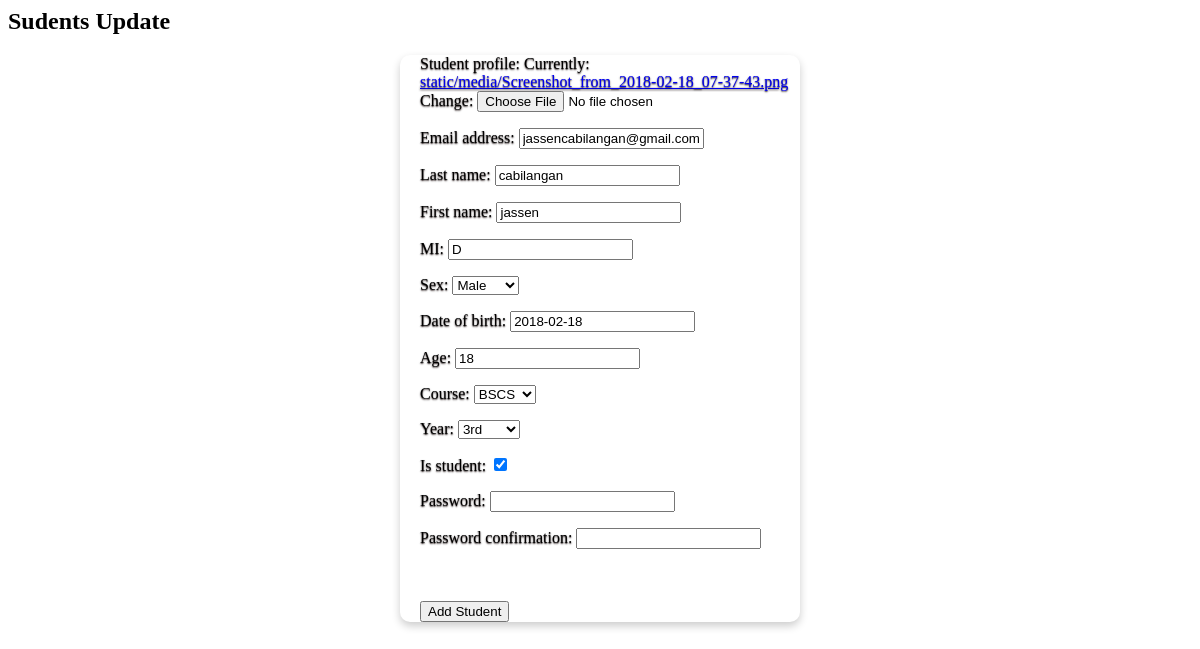
Screenshot of /user/cabilangan/ (signed in) with the database file from the repository.
### myuser/models.py (models this page shows, shortened)
class MyUser(AbstractBaseUser):
    email = models.EmailField(
        verbose_name='email address',
        max_length=255,
        unique=True,
    )
    Student_profile =   models.ImageField(upload_to = 'static/media')
    last_name      =    models.CharField(max_length=100)
    first_name     =   models.CharField(max_length=100)
    MI             =   models.CharField(max_length=200)
    Gender = (
        ('Male', 'Male'),
        ('Female', 'Female'),
    )
    Sex             =   models.CharField(max_length=6, choices=Gender, blank=True, default=True)
    date_of_birth   =   models.DateField()
    Age             =   models.CharField(max_length=20)
    course          =   models.ForeignKey(Course,on_delete=models.SET_NULL, null=True)
    years = (
        ('1st', '1st'),
        ('2nd', '2nd'),
        ('3rd', '3rd'),
        ('4rth', '4rth'),
    )
    Year            = models.CharField(max_length=6, choices=years, blank=True, default=True)
    objects         = MyUserManager()
    is_active       = models.BooleanField(default=True)
    is_admin        = models.BooleanField(default=False)
    is_faculty      = models.BooleanField(default=False)
    is_student      = models.BooleanField(default=False)
    USERNAME_FIELD = 'email'
    REQUIRED_FIELDS = ['date_of_birth']

### myuser/views.py (the view)
# urls.py: url(r'^(?P<last_name>[\w-]+)/$', views.StudentUpdateView.as_view(), name='edit'),
@method_decorator([login_required, teacher_required], name='dispatch')
class StudentUpdateView(UpdateView):
	model = User
	form_class = UserCreationForm
	template_name = 'forms/update_form.html'
	def get_object(self):
		last_name = self.kwargs.get("last_name")
		if last_name is None:
			raise Http404
		return get_object_or_404(User, last_name__iexact=last_name, is_active=True)
	def get_context_data(self, *args, **kwargs):
		context = super(StudentUpdateView, self).get_context_data(*args, **kwargs)
		context['title'] = 'Update student'
		return context
	def get_form_kwargs(self):
		kwargs = super(StudentUpdateView, self).get_form_kwargs()
		return kwargs

### myuser/forms.py (shortened to what this page needs)
class UserCreationForm(forms.ModelForm):
    password1 = forms.CharField(label='Password', widget=forms.PasswordInput)
    password2 = forms.CharField(label='Password confirmation', widget=forms.PasswordInput)
    class Meta:
        model = MyUser
        fields = ('Student_profile',
        'email',
        'last_name',
        'first_name',
        'MI',
        'Sex',
        'date_of_birth',
        'Age',
        'course',
        'Year',
        'is_student',)

### course/models.py (called while the page is built)
	def __str__(self):
		return self.course_name
		return "{} Courses {}" .format(self.course_name, self.list_subjects())

### templates/forms/update_form.html (shortened to what this page needs)
{% load crispy_forms_tags %}
{% load staticfiles %}
   <link rel="stylesheet" href="{% static 'css/cards.css' %}">
{% block content %}
  <h2 class="mb-3">Sudents Update</h2>
<div class="card">
  <form method="post" novalidate>
    {{ form.as_p}}
    <br></br>
  	<input type="submit" value="Add Student">
  </form>
</div>
{% endblock %}

### templates/static/css/cards.css (style rules this page uses)
.card { background-color: white; box-shadow: 0 4px 8px 0 rgba(0, 0, 0, 0.2); max-width: 380px; margin:auto; transition: 0.3s; border-radius: 10px; text-shadow: 0 .05rem .1rem rgba(15, 2, 2, 0.92); padding-left: 20px; }

### rows the page displays
MyUser: email "jassencabilangan@gmail.com", last_name "cabilangan", first_name "jassen", MI "D", Sex "Male", date_of_birth "2018-02-18", Age "18", course "BSCS", Year "3rd", is_student "☑"
